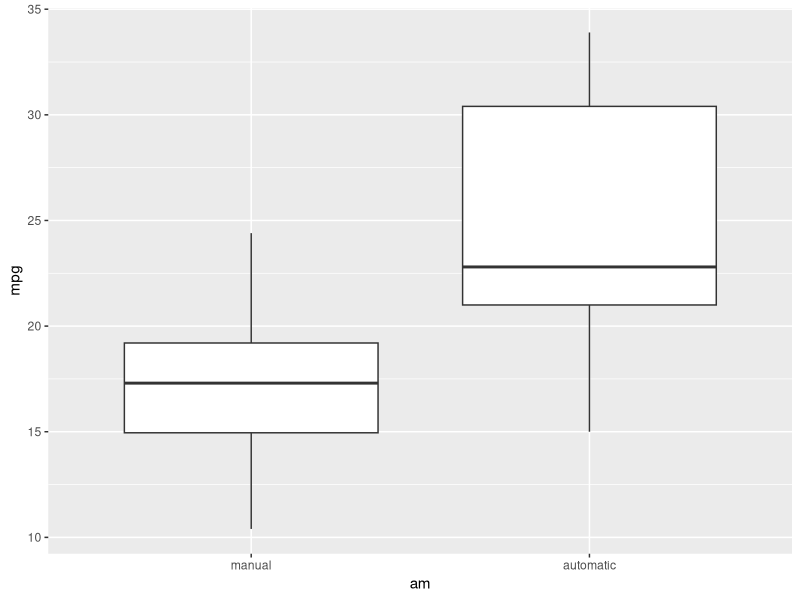

The R script that drew this image:
## ---- chunk 1
# initialize stuff
library(ggplot2)
library(dplyr, warn.conflicts=F)
## ---- chunk 2
data <- mtcars  %>% transform( am = factor(am, labels = c("manual", "automatic")))
g <- ggplot(data, aes(x = am, y = mpg))
g <- g + geom_boxplot()
g
## ---- chunk 3
summary(lm(mpg ~ ., data=data))$coefficients
## ---- chunk 4
summary(lm(mpg ~ wt + am, data=data))$coefficients
